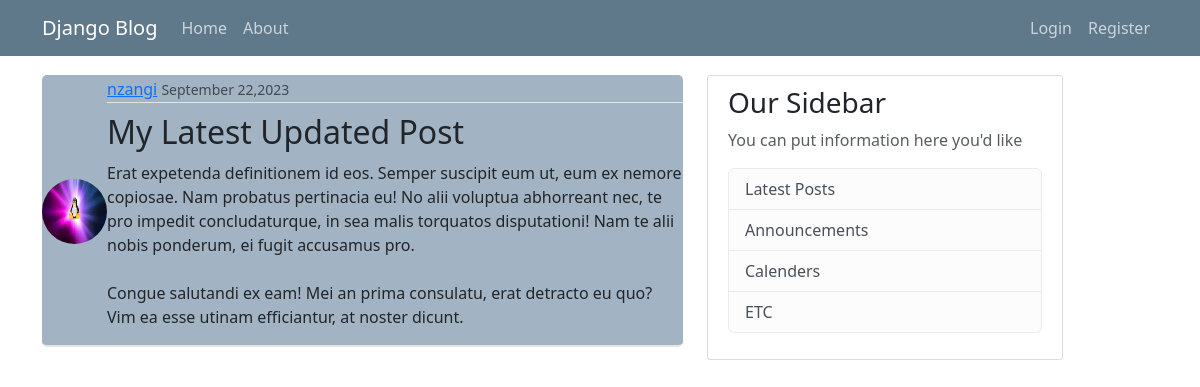
The page /post/30/ on the database its author committed.
### blog/models.py (models this page shows, shortened)
class Post(models.Model):
    title = models.CharField(max_length=100)
    content = models.TextField()
    date = models.DateTimeField(default=timezone.now)
    author = models.ForeignKey(User,on_delete=models.CASCADE)

### users/models.py (models this page shows, shortened)
class Profile(models.Model):
    user = models.OneToOneField(User,on_delete=models.CASCADE)
    image = models.ImageField(default='default.png',upload_to='profile_pics')

### blog/views.py (the view)
# urls.py: path('post/<int:pk>/', PostDetailView.as_view(),name='post-detail'),
class PostDetailView(DetailView):
    model = Post

### blog/templates/blog/post_detail.html (shortened to what this page needs)
{% extends "blog/base.html" %}
{% block content %}
    <article class="media-content-section">
        <img class="rounded-circle article-img" src="{{ object.author.profile.image.url }}">
        <div class="media-body">
            <div class="article-metadata">
                <a class="mr-2" href="{% url 'user-posts' object.author.username %}">{{ object.author}}</a>
                <small class="text-muted">{{ object.date|date:"F d,Y"}}</small>
            </div>
            <h2 class="article-content">{{ object.title }}</h2>
            <p class="article-content">{{ object.content}}</p>
        </div>
    </article>
{% endblock content %}

### blog/static/blog/main.css (style rules this page uses)
body { background: #fafafa; color: #333333; margin-top: 5rem; padding-top: 75px; }
h1,h2,h3,h4,h4,h5,h6 { color: #444444; }
.article-content { white-space: pre-line; }
.article-img { height: 65px; width: 65px; display: flex; }
.article-metadata { padding-bottom: 1px; margin-bottom: 4px; border-bottom: 1px solid #e3e3e3; }
.media-content-section { display: flex; align-items: center; border-bottom: 2px solid #e3e3e3; background-color: #a2b4c4; padding-top: 2px; border-radius: 5px; margin-bottom: 10px; }
.article-content { margin-top: 10px; }

### rows shown on the page
Post: author.profile.image (picture), author "nzangi", date "September 22,2023", title "My Latest Updated Post", content "Erat expetenda definitionem id eos. Semper suscipit eum ut, eum ex nemore copiosae. Nam probatus pertinacia eu! No alii voluptua abhorreant nec, te pro impedit concludaturque, in sea malis torquatos disputationi! Nam te alii nobis ponderum, ei fugit accusamus pro. Congue salutandi ex eam! Mei an prima consulatu, erat detracto eu quo? Vim ea esse utinam efficiantur, at noster dicunt."
